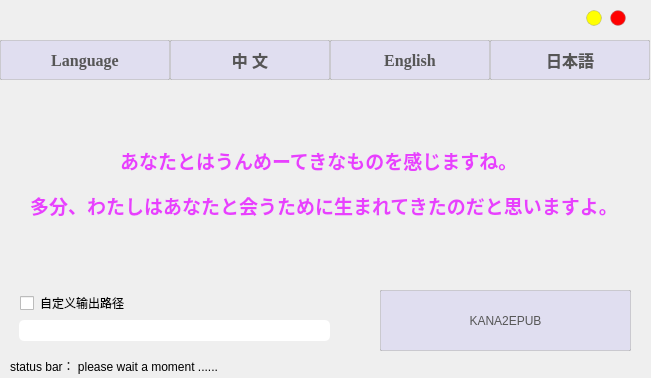
<?xml version="1.0" encoding="UTF-8"?>
<ui version="4.0">
 <class>kana2epub</class>
 <widget class="QWidget" name="kana2epub">
  <property name="geometry">
   <rect>
    <x>0</x>
    <y>0</y>
    <width>651</width>
    <height>378</height>
   </rect>
  </property>
  <property name="sizePolicy">
   <sizepolicy hsizetype="Fixed" vsizetype="Fixed">
    <horstretch>0</horstretch>
    <verstretch>0</verstretch>
   </sizepolicy>
  </property>
  <property name="minimumSize">
   <size>
    <width>651</width>
    <height>378</height>
   </size>
  </property>
  <property name="maximumSize">
   <size>
    <width>651</width>
    <height>378</height>
   </size>
  </property>
  <property name="windowTitle">
   <string>Form</string>
  </property>
  <property name="styleSheet">
   <string notr="true">border-radius: 5px;</string>
  </property>
  <widget class="QLabel" name="img_label">
   <property name="geometry">
    <rect>
     <x>0</x>
     <y>0</y>
     <width>651</width>
     <height>378</height>
    </rect>
   </property>
   <property name="sizePolicy">
    <sizepolicy hsizetype="Fixed" vsizetype="Fixed">
     <horstretch>0</horstretch>
     <verstretch>0</verstretch>
    </sizepolicy>
   </property>
   <property name="minimumSize">
    <size>
     <width>651</width>
     <height>378</height>
    </size>
   </property>
   <property name="maximumSize">
    <size>
     <width>651</width>
     <height>378</height>
    </size>
   </property>
   <property name="styleSheet">
    <string notr="true">border-redius:5px;</string>
   </property>
   <property name="text">
    <string/>
   </property>
   <property name="pixmap">
    <pixmap>../../../VScode/python/py_test/7z_uncompress/src/wallpaper.png</pixmap>
   </property>
   <property name="scaledContents">
    <bool>true</bool>
   </property>
  </widget>
  <widget class="QPushButton" name="pushButton_3">
   <property name="geometry">
    <rect>
     <x>490</x>
     <y>40</y>
     <width>160</width>
     <height>40</height>
    </rect>
   </property>
   <property name="sizePolicy">
    <sizepolicy hsizetype="Fixed" vsizetype="Expanding">
     <horstretch>0</horstretch>
     <verstretch>0</verstretch>
    </sizepolicy>
   </property>
   <property name="font">
    <font>
     <family>SimSun-ExtB</family>
     <pointsize>12</pointsize>
     <bold>true</bold>
    </font>
   </property>
   <property name="styleSheet">
    <string notr="true">QPushButton{
            border: 1px solid rgba(155,155,155,100);
            border-radius: 1px;
            background-color: rgba(45, 26, 255, 20);
			color:rgb(86, 86, 86);}
        QPushButton:hover{
            background-color: rgba(45, 26, 255, 100);}
        QPushButton:pressed{
            background-color: rgba(205, 10, 155, 100);}</string>
   </property>
   <property name="text">
    <string>日本語</string>
   </property>
  </widget>
  <widget class="QPushButton" name="pushButton_2">
   <property name="geometry">
    <rect>
     <x>330</x>
     <y>40</y>
     <width>160</width>
     <height>40</height>
    </rect>
   </property>
   <property name="sizePolicy">
    <sizepolicy hsizetype="Fixed" vsizetype="Expanding">
     <horstretch>0</horstretch>
     <verstretch>0</verstretch>
    </sizepolicy>
   </property>
   <property name="font">
    <font>
     <family>Times New Roman</family>
     <pointsize>12</pointsize>
     <bold>true</bold>
    </font>
   </property>
   <property name="styleSheet">
    <string notr="true">QPushButton{
            border: 1px solid rgba(155,155,155,100);
            border-radius: 1px;
            background-color: rgba(45, 26, 255, 20);
			color:rgb(86, 86, 86);}
        QPushButton:hover{
            background-color: rgba(45, 26, 255, 100);}
        QPushButton:pressed{
            background-color: rgba(205, 10, 155, 100);}</string>
   </property>
   <property name="text">
    <string>English</string>
   </property>
  </widget>
  <widget class="QPushButton" name="pushButton">
   <property name="geometry">
    <rect>
     <x>170</x>
     <y>40</y>
     <width>160</width>
     <height>40</height>
    </rect>
   </property>
   <property name="sizePolicy">
    <sizepolicy hsizetype="Fixed" vsizetype="Expanding">
     <horstretch>0</horstretch>
     <verstretch>0</verstretch>
    </sizepolicy>
   </property>
   <property name="font">
    <font>
     <family>宋体</family>
     <pointsize>12</pointsize>
     <bold>true</bold>
    </font>
   </property>
   <property name="styleSheet">
    <string notr="true">QPushButton{
            border: 1px solid rgba(155,155,155,100);
            border-radius: 1px;
            background-color: rgba(45, 26, 255, 20);
			color:rgb(86, 86, 86);}
        QPushButton:hover{
            background-color: rgba(45, 26, 255, 100);}
        QPushButton:pressed{
            background-color: rgba(205, 10, 155, 100);}</string>
   </property>
   <property name="text">
    <string>中 文</string>
   </property>
  </widget>
  <widget class="QPushButton" name="pushButton_6">
   <property name="geometry">
    <rect>
     <x>380</x>
     <y>290</y>
     <width>251</width>
     <height>61</height>
    </rect>
   </property>
   <property name="styleSheet">
    <string notr="true">QPushButton{
            border: 1px solid rgba(155,155,155,100);
            border-radius: 1px;
            background-color: rgba(45, 26, 255, 20);
			color:rgb(86, 86, 86);}
        QPushButton:hover{
            background-color: rgba(45, 26, 255, 100);}
        QPushButton:pressed{
            background-color: rgba(205, 10, 155, 100);}</string>
   </property>
   <property name="text">
    <string>KANA2EPUB</string>
   </property>
  </widget>
  <widget class="QPushButton" name="pushButton_5">
   <property name="geometry">
    <rect>
     <x>586</x>
     <y>10</y>
     <width>16</width>
     <height>16</height>
    </rect>
   </property>
   <property name="sizePolicy">
    <sizepolicy hsizetype="Fixed" vsizetype="Fixed">
     <horstretch>0</horstretch>
     <verstretch>0</verstretch>
    </sizepolicy>
   </property>
   <property name="styleSheet">
    <string notr="true">QPushButton{
            border: 1px solid rgba(155,155,155,100);
            border-radius: 8px;
            background-color: rgba(255, 255,0, 255);}QPushButton:hover{
            background-color: rgba(205, 205, 15, 200);}
QPushButton:pressed{
            background-color: rgba(205, 205, 15, 255);}</string>
   </property>
   <property name="text">
    <string/>
   </property>
  </widget>
  <widget class="QPushButton" name="pushButton_4">
   <property name="geometry">
    <rect>
     <x>610</x>
     <y>10</y>
     <width>16</width>
     <height>16</height>
    </rect>
   </property>
   <property name="sizePolicy">
    <sizepolicy hsizetype="Fixed" vsizetype="Fixed">
     <horstretch>0</horstretch>
     <verstretch>0</verstretch>
    </sizepolicy>
   </property>
   <property name="styleSheet">
    <string notr="true">QPushButton{
            border: 1px solid rgba(155,155,155,100);
            border-radius: 8px;
            background-color: rgba(255, 0, 0, 255);}
QPushButton:hover{
            background-color: rgba(220, 0, 15, 180);}
QPushButton:pressed{
            background-color: rgba(240, 0, 15, 170);}</string>
   </property>
   <property name="text">
    <string/>
   </property>
  </widget>
  <widget class="QPushButton" name="pushButton_7">
   <property name="geometry">
    <rect>
     <x>0</x>
     <y>40</y>
     <width>170</width>
     <height>40</height>
    </rect>
   </property>
   <property name="sizePolicy">
    <sizepolicy hsizetype="Fixed" vsizetype="Expanding">
     <horstretch>0</horstretch>
     <verstretch>0</verstretch>
    </sizepolicy>
   </property>
   <property name="font">
    <font>
     <family>Times New Roman</family>
     <pointsize>12</pointsize>
     <bold>true</bold>
    </font>
   </property>
   <property name="styleSheet">
    <string notr="true">QPushButton{
            border: 1px solid rgba(155,155,155,100);
            border-radius: 1px;
            background-color: rgba(45, 26, 255, 20);
			color:rgb(86, 86, 86);}
        QPushButton:hover{
            background-color: rgba(45, 26, 255, 100);}</string>
   </property>
   <property name="text">
    <string>Language</string>
   </property>
  </widget>
  <widget class="QCheckBox" name="checkBox">
   <property name="geometry">
    <rect>
     <x>20</x>
     <y>290</y>
     <width>301</width>
     <height>26</height>
    </rect>
   </property>
   <property name="text">
    <string>自定义输出路径</string>
   </property>
   <property name="checked">
    <bool>false</bool>
   </property>
  </widget>
  <widget class="QLineEdit" name="lineEdit">
   <property name="geometry">
    <rect>
     <x>19</x>
     <y>320</y>
     <width>311</width>
     <height>21</height>
    </rect>
   </property>
   <property name="dragEnabled">
    <bool>false</bool>
   </property>
   <property name="readOnly">
    <bool>true</bool>
   </property>
   <property name="clearButtonEnabled">
    <bool>false</bool>
   </property>
  </widget>
  <widget class="QLabel" name="label">
   <property name="geometry">
    <rect>
     <x>10</x>
     <y>356</y>
     <width>631</width>
     <height>20</height>
    </rect>
   </property>
   <property name="text">
    <string>status bar： please wait a moment ......</string>
   </property>
  </widget>
  <widget class="QLabel" name="label_2">
   <property name="geometry">
    <rect>
     <x>120</x>
     <y>140</y>
     <width>421</width>
     <height>41</height>
    </rect>
   </property>
   <property name="font">
    <font>
     <pointsize>14</pointsize>
     <bold>true</bold>
    </font>
   </property>
   <property name="styleSheet">
    <string notr="true">color:rgba(231, 46, 255, 232)</string>
   </property>
   <property name="text">
    <string>あなたとはうんめーてきなものを感じますね。</string>
   </property>
  </widget>
  <widget class="QLabel" name="label_3">
   <property name="geometry">
    <rect>
     <x>30</x>
     <y>190</y>
     <width>611</width>
     <height>31</height>
    </rect>
   </property>
   <property name="font">
    <font>
     <pointsize>14</pointsize>
     <bold>true</bold>
    </font>
   </property>
   <property name="styleSheet">
    <string notr="true">color:rgba(231, 46, 255, 232)</string>
   </property>
   <property name="text">
    <string>多分、わたしはあなたと会うために生まれてきたのだと思いますよ。</string>
   </property>
  </widget>
  <widget class="QPushButton" name="pushButton_8">
   <property name="geometry">
    <rect>
     <x>340</x>
     <y>320</y>
     <width>23</width>
     <height>23</height>
    </rect>
   </property>
   <property name="sizePolicy">
    <sizepolicy hsizetype="Fixed" vsizetype="Fixed">
     <horstretch>0</horstretch>
     <verstretch>0</verstretch>
    </sizepolicy>
   </property>
   <property name="styleSheet">
    <string notr="true">QPushButton{
            border: 1px solid rgba(155,155,155,0);
            border-radius: 4px;
            background-color: rgba(0, 0, 0, 0);}
QPushButton:hover{
            background-color:rgba(255, 247, 24, 120);}
QPushButton:pressed{
            background-color: rgba(240, 0, 15, 170);}</string>
   </property>
   <property name="text">
    <string/>
   </property>
   <property name="icon">
    <iconset>
     <normaloff>../../../VScode/python/py_test/7z_uncompress/src/open_folder_file_icon_219486.ico</normaloff>../../../VScode/python/py_test/7z_uncompress/src/open_folder_file_icon_219486.ico</iconset>
   </property>
   <property name="iconSize">
    <size>
     <width>23</width>
     <height>23</height>
    </size>
   </property>
   <property name="checkable">
    <bool>false</bool>
   </property>
   <property name="autoRepeat">
    <bool>false</bool>
   </property>
   <property name="autoExclusive">
    <bool>false</bool>
   </property>
  </widget>
  <widget class="QWidget" name="widget" native="true">
   <property name="geometry">
    <rect>
     <x>10</x>
     <y>10</y>
     <width>571</width>
     <height>20</height>
    </rect>
   </property>
  </widget>
 </widget>
 <resources/>
 <connections/>
</ui>
